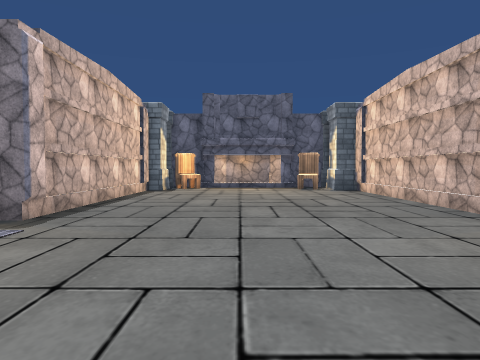
[1] (above)

24 first-person views from a walk through a Unity game level. The camera is 1.3 m above the floor, tilts 2° down and sees 70° across. The floor is counted in squares, 2 m on a side. Each view is taken from the middle of a square. On the plan, view 1 faces up. The plan holds only what a view shows up to about 10 squares ahead; the rest is blank. The place goes on beyond the plan. Some surface patterns are stand-ins.

[2]
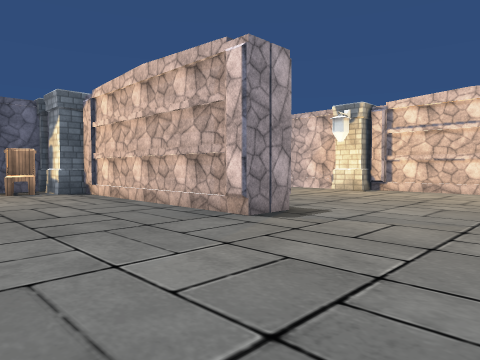

[3]
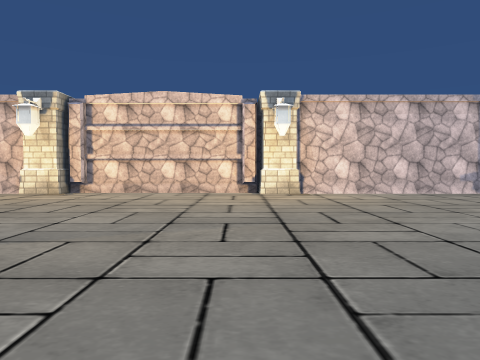

[4]
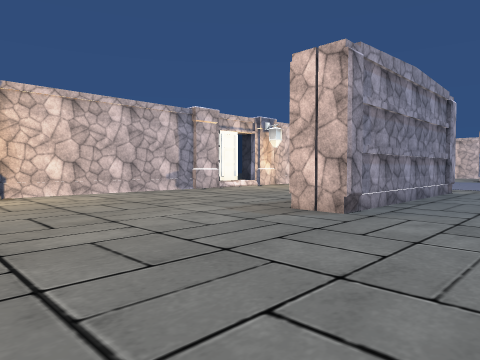

[5]
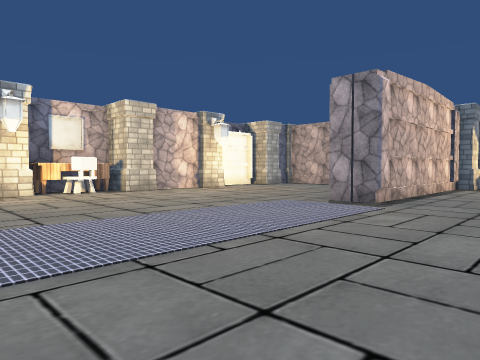

[6]
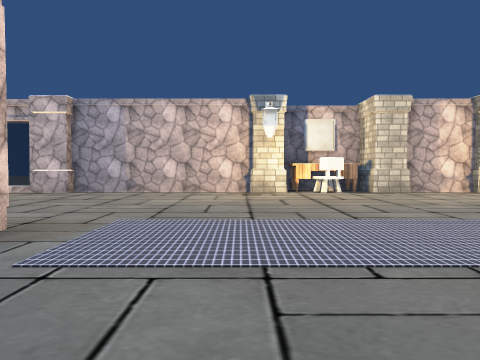

[7]
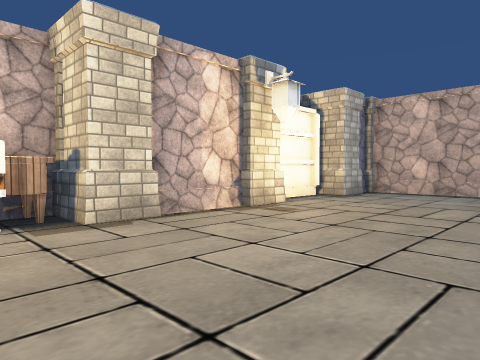

[8]
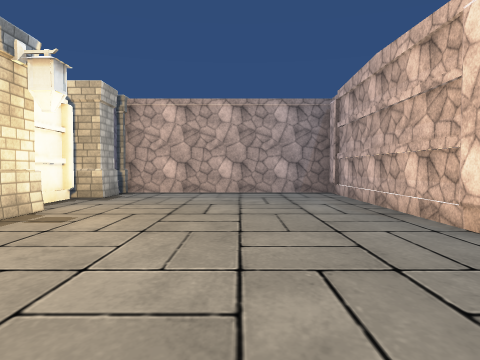

[9]
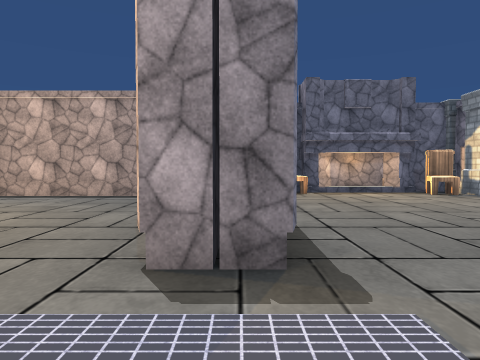

[10]
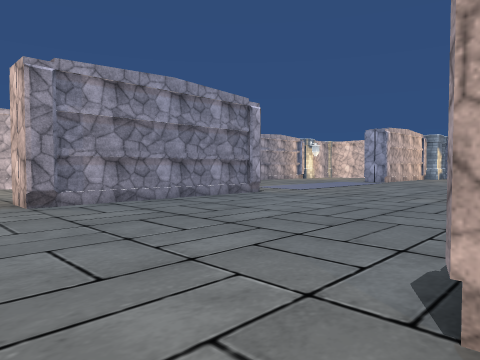

[11]
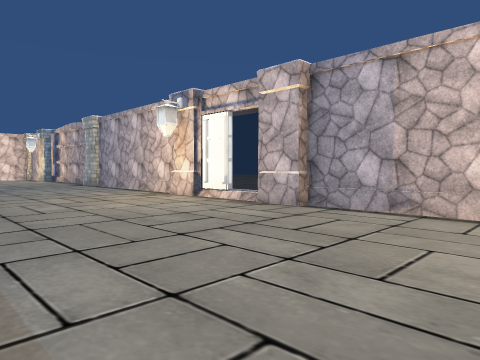

[12]
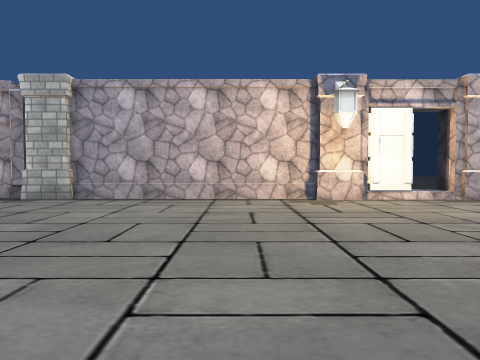

[13]
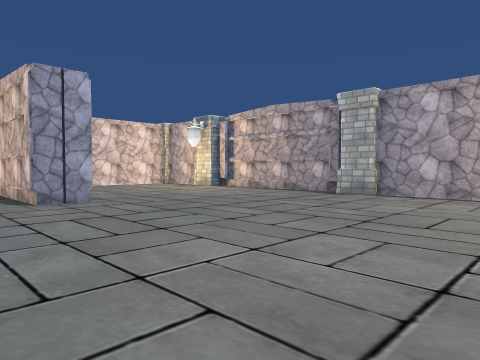

[14]
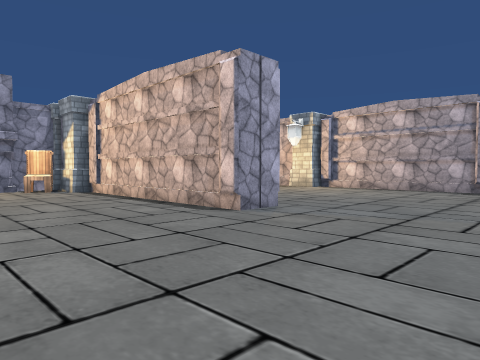

[15]
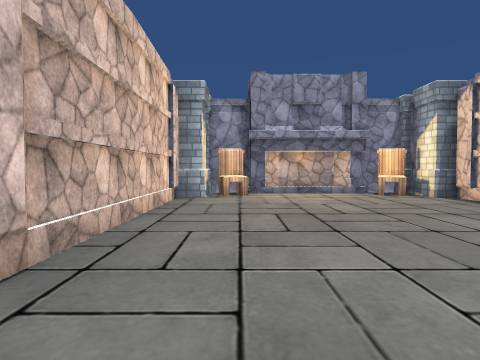

[16]
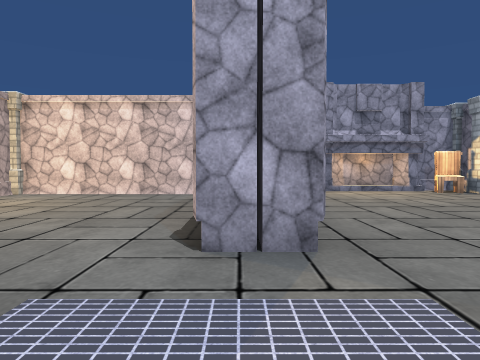

[17]
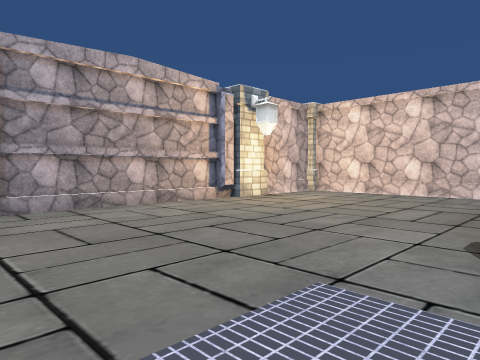

[18]
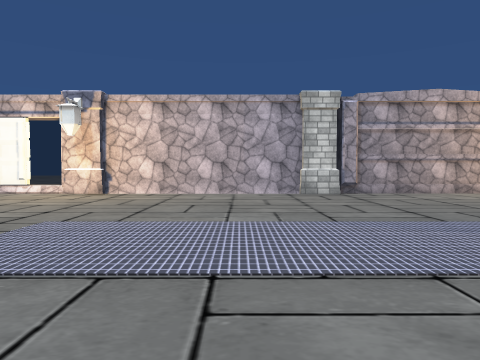

[19]
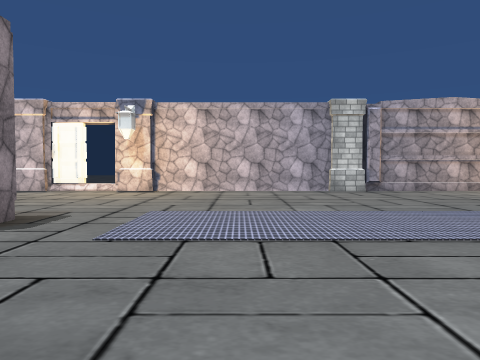

[20]
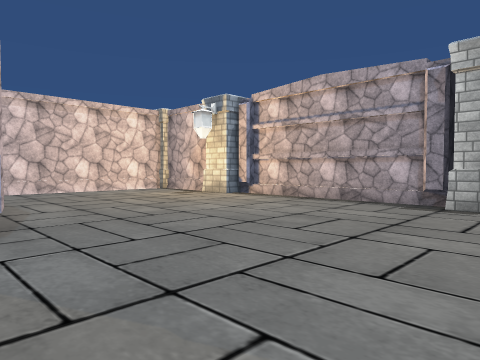

[21]
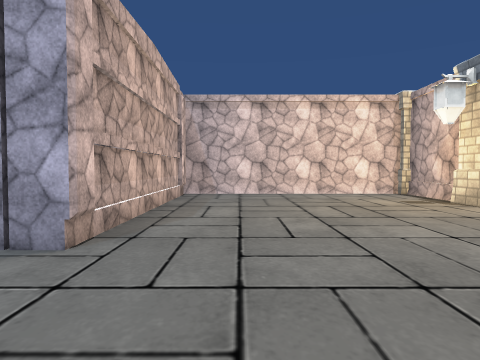

[22]
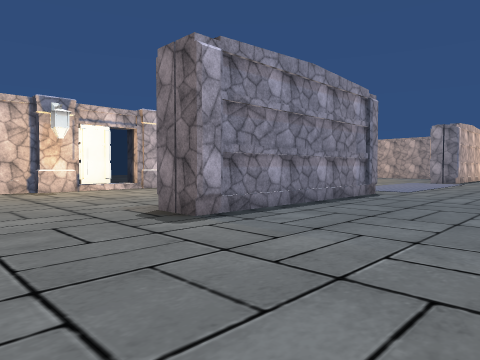

[23]
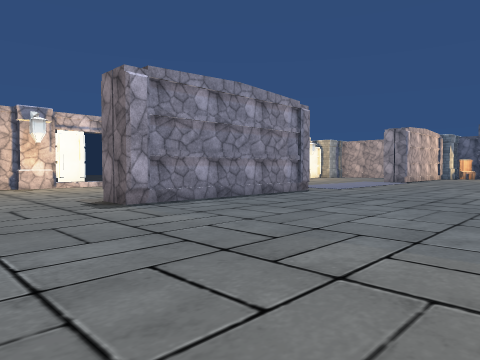

[24]
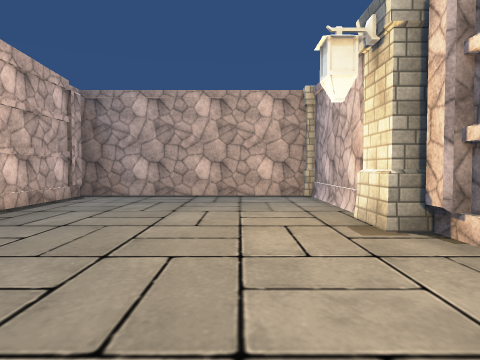

### Floor plan
Points are (right, up) in squares from view 1. A wall is a line through its corners. A room is listed if a view was taken in it or the views show most of it. See-through windows are left out.
Room 1 (views 1, 2, 3, 4, 5, 6, 7, 8, 9, 10, 11, 12, 13, 14, 15, 16, 17, 18, 19, 20, 21, 22, 23, 24)
walls: (-3.7, -3.5) (-2.7, -3.5) (-2.7, -9.2) (-3.7, -9.2); (3.4, -9.1) (3.4, -3.5) (4.4, -3.5); (-9.1, -5.4) (-9.1, -9.5); (9.6, -6.6) (9.6, -5.6); (9.7, -5.1) (9.7, -0.4); (-9.2, -9.4) (-9.2, -14.3); (9.7, -8.8) (9.7, -6.5); (9.6, -9.6) (9.6, -8.5); (-9.2, -0.8) (-9.2, -5.6); (4.4, 4.2) (3.4, 4.2) (3.4, 9.2); (-3.2, 5) (-3.2, 4.1); (-9.1, 1.7) (-9, 1.2) (-9.4, 1); (10.1, 0.5) (10.1, 5.5); (3.8, -17.6) (3.8, -18.4); (9.7, -14.5) (9.7, -9.5); (-9.6, -15.9) (-9.6, -20.1); (-9.2, 5.2) (-9.2, 3.6); (9.7, 5) (9.7, 5.5); (-2.7, 9.5) (-2.7, 4.2) (-3.6, 4.2) (-3.6, 9.4); (9.7, 6.5) (9.7, 10); (4.3, 10) (4.3, 7.2); (-3.5, 10.3) (-8.5, 10.3); (-9.6, 8.2) (-9.6, 6.7); (3, 11.1) (3, 11.6) (1.8, 11.6) (1.4, 11.4) (0.9, 11.6) (-0.4, 11.6) (-0.8, 11.4) (-1.3, 11.6); (3.4, -23.1) (3.4, -17.7) (4.4, -17.7); (9.7, -20.5) (9.7, -15.6) (10.1, -15.6); (-3.6, -23.3) (-3.6, -17.7) (-2.7, -17.7) (-2.7, -23.4); (-9.2, -21.6) (-9.2, -23.7) (-3.5, -23.7); (5.1, -23.7) (9.7, -23.7) (9.7, -21.6); (9.6, 10.3) (4.1, 10.3); (-1.3, -25.1) (-0.9, -24.9) (-0.4, -25.1) (0.9, -25.1) (1.3, -24.9) (1.8, -25.1) (2.4, -25.1)
low walls: (-1.4, -24.8) (1.9, -24.8)
objects: pillar (-11, 3); other object (-11, 9); pillar (-10, -21) to (-9, -21); pillar (-10, -15) to (-9, -15); pillar (-10, 0) to (-9, 0); desk (-10, 1) to (-10, 2); pillar (-10, 3) to (-9, 3); pillar (-10, 6) to (-9, 6); pillar (-10, 9) to (-9, 9); pillar (-10, 10) to (-9, 11); pillar (-3, 10); chair (-2, 11); chair (2, -24); chair (2, 11); pillar (3, -26) to (3, -25); pillar (3, -24); pillar (3, 10); pillar (10, -21); pillar (10, -15); pillar (10, 0); pillar (10, 6)

Positions as (right, up) in squares from view 1, and headings:
1: (0, 0), facing up
2: (0, 1), facing up-right
3: (1, 1), facing right
4: (1, 1), facing down-right
5: (0, -2), facing up-left
6: (0, -1), facing left
7: (-5, 1), facing up-left
8: (-6, 1), facing up
9: (-3, 2), facing up
10: (-3, -2), facing down-right
11: (-4, -2), facing down-left
12: (-2, -11), facing left
13: (-1, -11), facing down-left
14: (1, -14), facing down-left
15: (2, -16), facing down
16: (4, -15), facing down
17: (4, -15), facing down-right
18: (1, -13), facing right
19: (0, -12), facing right
20: (-3, -14), facing down-left
21: (-5, -15), facing down
22: (1, -12), facing up-left
23: (3, -12), facing up-left
24: (8, 2), facing up
